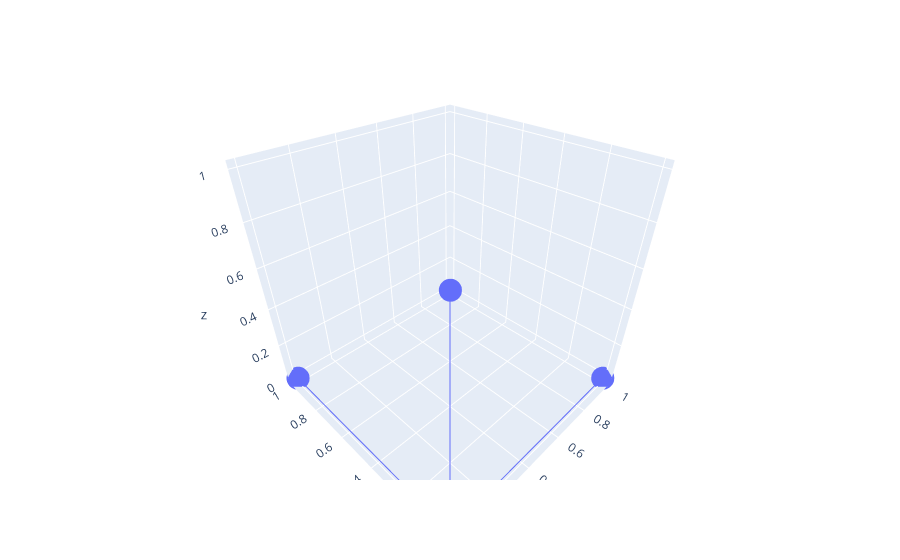

Write notebook code for a chart like this one.
### Code cell
from plotly.offline import init_notebook_mode
init_notebook_mode(connected=True)

import plotly.express as px
import plotly.graph_objects as go
import numpy as np

roll = 45
pitch = 45
yaw = 0

R = rpy2rm(np.deg2rad(roll), np.deg2rad(pitch), np.deg2rad(yaw))

points = np.array([
    [0, 0, 0],
    [0, 0, 1],
    [0, 1, 0],
    [1, 0, 0]
])
conn_map = [0, 1, 0, 2, 0, 3, 0]

def plot3d(points, conn_map) :
    fig = go.Figure(
        data = [go.Scatter3d(
            x = points[conn_map][:, 0],
            y = points[conn_map][:, 1],
            z = points[conn_map][:, 2]
        )]
    )
    fig.update_layout(scene=dict(aspectmode='cube'))

    max_range = np.max(np.ptp(points, axis=0))
    xmin, ymin, zmin = points.min(axis=0)

    print(xmin, ymin, zmin)

    fig.update_layout(scene=dict(
        xaxis = dict(range=[xmin-0.1, xmin + max_range+ 0.1]),
        yaxis = dict(range=[ymin-0.1, ymin + max_range+ 0.1]),
        zaxis = dict(range=[zmin-0.1, zmin + max_range+ 0.1])
    ))

    layout = go.Layout(
        scene = dict(
            camera = dict(
                eye = dict(x=-1, y = -1, z = 1)
            )
        )
    )
    fig.layout = layout
    fig.show()

rotated = np.matmul(R, points.T).T

print("rotated")
print(rotated)

plot3d(points, conn_map)
plot3d(rotated, conn_map)

### Figure 1 — Plotly figure (JSON) as saved in the notebook; plotly's stock layout.template omitted (floating-point values rounded to 4 significant figures)
{"data": [{"type": "scatter3d", "x": [0, 0, 0, 0, 0, 1, 0], "y": [0, 0, 0, 1, 0, 0, 0], "z": [0, 1, 0, 0, 0, 0, 0]}], "layout": {"scene": {"camera": {"eye": {"x": -1, "y": -1, "z": 1}}}}}
